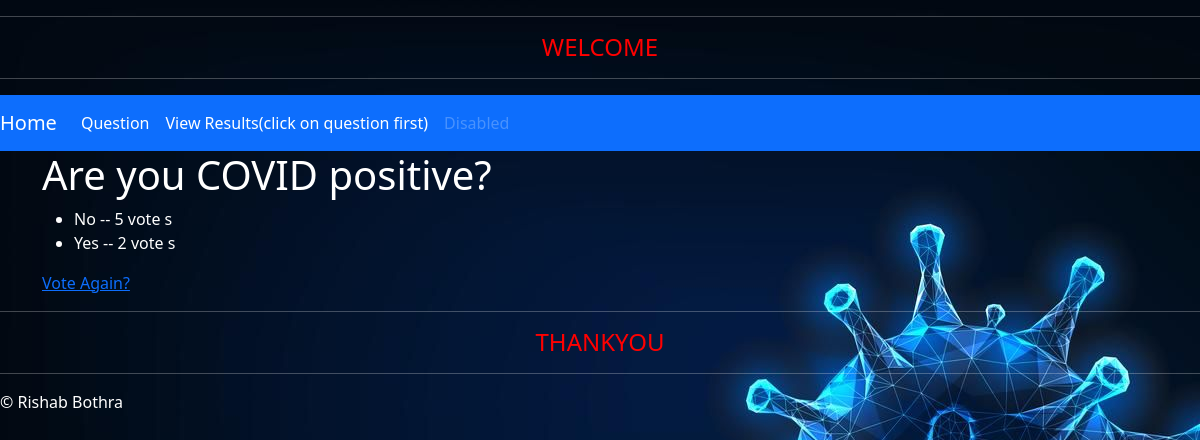
The page /polls/7/results on the database its author committed.
### polls/models.py (models this page shows, shortened)
class Question(models.Model):
    question_txt =  models.CharField(max_length = 100)
    pub_date = models.DateTimeField('date published')

class Choice(models.Model):
    choice_txt = models.CharField(max_length = 200)
    votes = models.IntegerField(default=0)
    question = models.ForeignKey(Question, on_delete=models.CASCADE)

### polls/views.py (the view)
# urls.py: url(r'^polls/(?P<question_id>[0-9]+)/results$',views.results,name='results'),
def results(request, question_id):
    question = get_object_or_404(Question,pk = question_id)
    return render(request, 'polls/results.html',{'question':question})

### polls/templates/polls/results.html
{% extends 'polls/base.html' %}
{% block main_content %}
<h1>{{question.question_txt}}</h1>
<ul>
    {% for choice in question.choice_set.all %}
        <li>{{choice.choice_txt}} -- {{choice.votes}} vote {{choice.votes|pluralize}}</li>
    {% endfor %}
</ul>
<a href="{% url 'polls:detail' question.id %}">Vote Again?</a>
{% endblock %}

### polls/static/polls/style.css (style rules this page uses)
body { color:white; background:white url('images/background.jpg') no-repeat; }

### polls/templates/polls/base.html (style rules this page uses)
body { color:white; }

### rows shown on the page
Question: question_txt "Are you COVID positive?"
Choice: choice_txt "No", votes "5"
Choice: choice_txt "Yes", votes "2"
